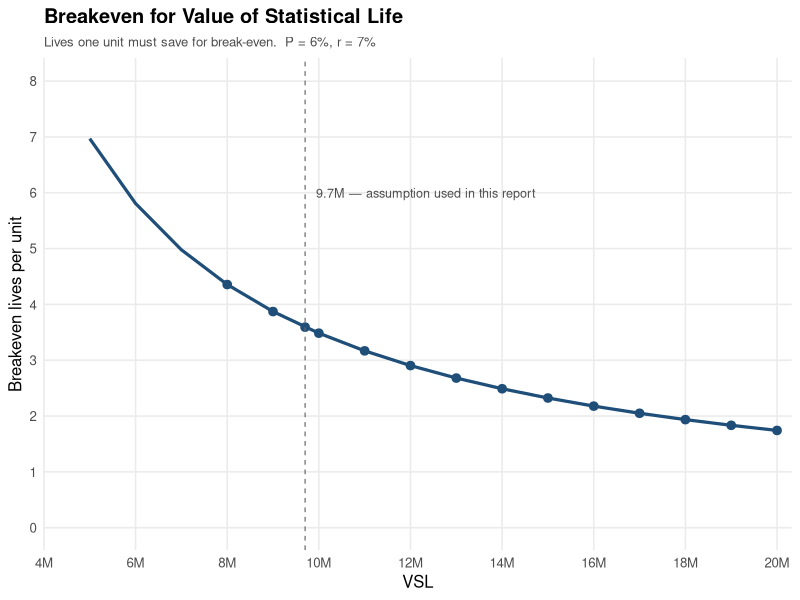
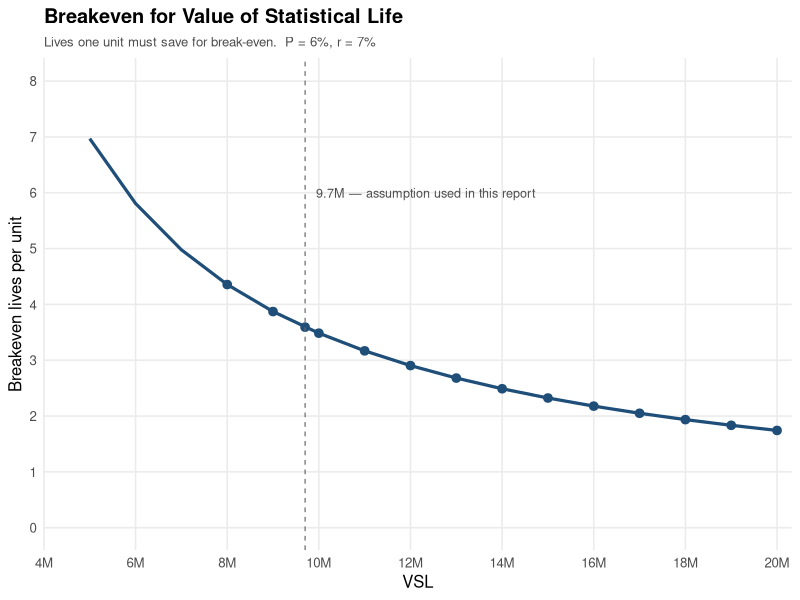

These charts were generated, in order, by the following R code:
# Sensitivity analysis - VSL

library(ggplot2)
library(dplyr)
library(scales)

C_unit    <- 260000      # upfront cost per unit (NIS)
A         <- 80000       # annual sustainment cost per unit (NIS, real)
n         <- 20          # timeframe (years)
P20       <- 0.06      # probability of earthquake within 20 years
p         <- P20 / n     # annual hazard (uniform)
r         <- 0.07
annuity   <- (1 - (1 + r)^(-n)) / r

cost_npv <- function (C_unit, A, annuity) {
  C_unit + A * annuity
}

benefit_per_life <- function (p, annuity, VSL) {
  p * annuity * VSL
}

breakeven_lives <- function(C_unit, A, annuity, p, VSL) {
  cost_npv(C_unit, A, annuity) / benefit_per_life(p, annuity, VSL)
}


VSL <- sort(c(seq(8000000, 20000000, by = 1000000), 9700000))


results <- data.frame(VSL) %>%
  mutate(
    cost_npv         = cost_npv(C_unit, A, annuity),
    benefit_per_life = benefit_per_life(p, annuity, VSL),
    BE_lives         = cost_npv / benefit_per_life,
  )

print(results %>%
        mutate(across(c(cost_npv, benefit_per_life), ~ round(.x, 0)),
               BE_lives = round(BE_lives, 1))
)



curve_df <- data.frame(VSL = seq(5000000, 20000000, by = 1000000)) %>%
  mutate(BE_lives = breakeven_lives(C_unit, A, annuity, p, VSL))


p_main <- ggplot(curve_df, aes(x = VSL, y = BE_lives)) +
  geom_line(linewidth = 1.1, colour = "#1f4e79") +
  geom_point(data = results, aes(x = VSL, y = BE_lives),
             size = 2.6, colour = "#1f4e79") +
  geom_vline(xintercept = 9700000, linetype = "dashed",
             colour = "grey40", linewidth = 0.4) +
  annotate("text", x = 9700000, y = 6,
           label = "9.7M — assumption used in this report",
           hjust = -0.05, size = 3.2, colour = "grey30") +
  scale_x_continuous(
    breaks = seq(4e6, 20e6, by = 2e6),
    labels = scales::label_number(scale = 1e-6, suffix = "M"),
    expand = expansion(mult = c(0, 0.02))
  ) +
  coord_cartesian(xlim = c(4e6, 20e6)) +
  scale_y_continuous(limits = c(0, max(curve_df$BE_lives) * 1.15),
                     breaks = seq(0, 8, 1)) +
  labs(
    title    = "Breakeven for Value of Statistical Life",
    subtitle = paste0("Lives one unit must save for break-even.  ",
                      "P = 6%, r = 7%"),
    x = "VSL",
    y = "Breakeven lives per unit"
  ) +
  theme_minimal(base_size = 12) +
  theme(
    plot.title       = element_text(face = "bold"),
    plot.subtitle    = element_text(colour = "grey30", size = 9.5),
    panel.grid.minor = element_blank()
  )

print(p_main)
ggsave("appendix_b_breakeven_vs_VSL.png", p_main,
       width = 7.5, height = 4.8, dpi = 300)

results_out <- results %>%
  filter(VSL >= 8e6, VSL <= 20e6, VSL %% 2e6 == 0 |VSL == 9700000) %>%
  mutate(
    VSL              = scales::comma(VSL, accuracy = 1, big.mark = ","),
    cost_npv         = format(round(cost_npv, 0), big.mark = ","),
    benefit_per_life = format(round(benefit_per_life, 0), big.mark = ","),
    BE_lives         = round(BE_lives, 1)
  ) %>%
  rename(
    `Cost NPV (NIS)`           = cost_npv,
    `Benefit per life (NIS)`   = benefit_per_life,
    `Breakeven lives per unit` = BE_lives
  )

print(results_out)
